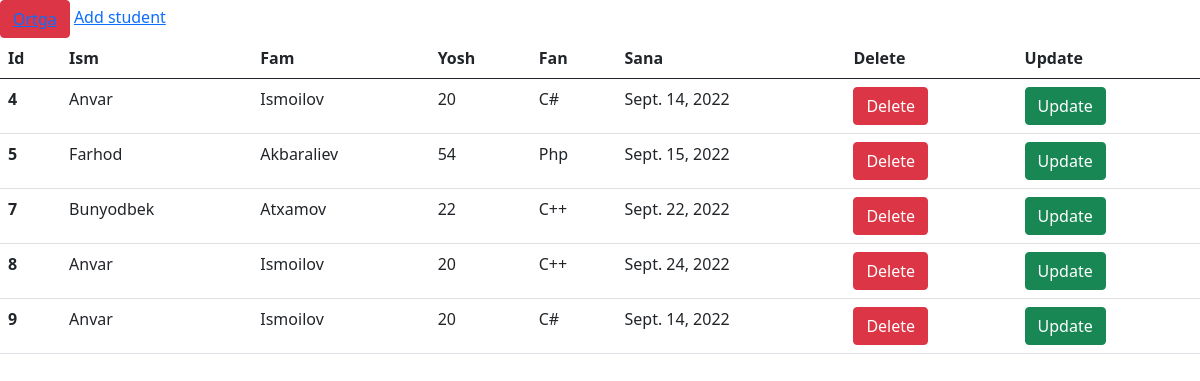
/Oquvchilar/, run on the app's committed database.
### myfiles/models.py (models this page shows)
class Student(models.Model):
    ism = models.CharField(max_length=30)
    fam = models.CharField(max_length=30)
    yosh = models.IntegerField()
    sana = models.DateField()
    fan = models.ForeignKey(Fan, on_delete=models.CASCADE)

class Fan(models.Model):
    nomi = models.CharField(max_length=30)
    def __str__(self):
        return self.nomi

### myfiles/views.py (the view, shortened to what this page needs)
# urls.py: path('Oquvchilar/', salom1, name='soz2'),
def salom1(malumot):
    s = Student.objects.all()
    return render(malumot, 'Oquvchilar.html', {'stu':s})

### templates/Oquvchilar.html (shortened to what this page needs)
<!DOCTYPE html>
<html lang="en">
<head>
    <link href="https://cdn.jsdelivr.net/npm/bootstrap@5.0.2/dist/css/bootstrap.min.css" rel="stylesheet">
</head>
<body>
    <button class="btn btn-danger" ><a href="{% url 'soz'%}">Ortga</a></button>
    <a href="{% url 'adding1' %}"> Add student</a>
<table class="table">
  <thead>
    <tr>
      <th scope="col">Id</th>
      <th scope="col">Ism</th>
      <th scope="col">Fam</th>
      <th scope="col">Yosh</th>
      <th scope="col">Fan</th>
      <th scope="col">Sana</th>
        <th scope="col">Delete</th>
        <th scope="col">Update</th>
    </tr>
  </thead>
  <tbody>
   {% for s in stu %}
    <tr>
      <th scope="row">{{s.id}}</th>
      <td>{{s.ism}}</td>
      <td>{{s.fam}}</td>
      <td>{{s.yosh}}</td>
      <td>{{s.fan}}</td>
      <td>{{s.sana}}</td>
        <td><a href="{% url 'del_student' s.id %}" class="btn btn-danger">Delete</a></td>
        <td><a href="{% url 'update_teach' s.id  %}" class="btn btn-success">Update</a></td></td>
    </tr>
   {% endfor %}
    </tbody>
</table>
</body>
</html>

### data on the page
Student: id "4", ism "Anvar", fam "Ismoilov", yosh "20", fan "C#", sana "Sept. 14, 2022"
Student: id "5", ism "Farhod", fam "Akbaraliev", yosh "54", fan "Php", sana "Sept. 15, 2022"
Student: id "7", ism "Bunyodbek", fam "Atxamov", yosh "22", fan "C++", sana "Sept. 22, 2022"
Student: id "8", ism "Anvar", fam "Ismoilov", yosh "20", fan "C++", sana "Sept. 24, 2022"
Student: id "9", ism "Anvar", fam "Ismoilov", yosh "20", fan "C#", sana "Sept. 14, 2022"
